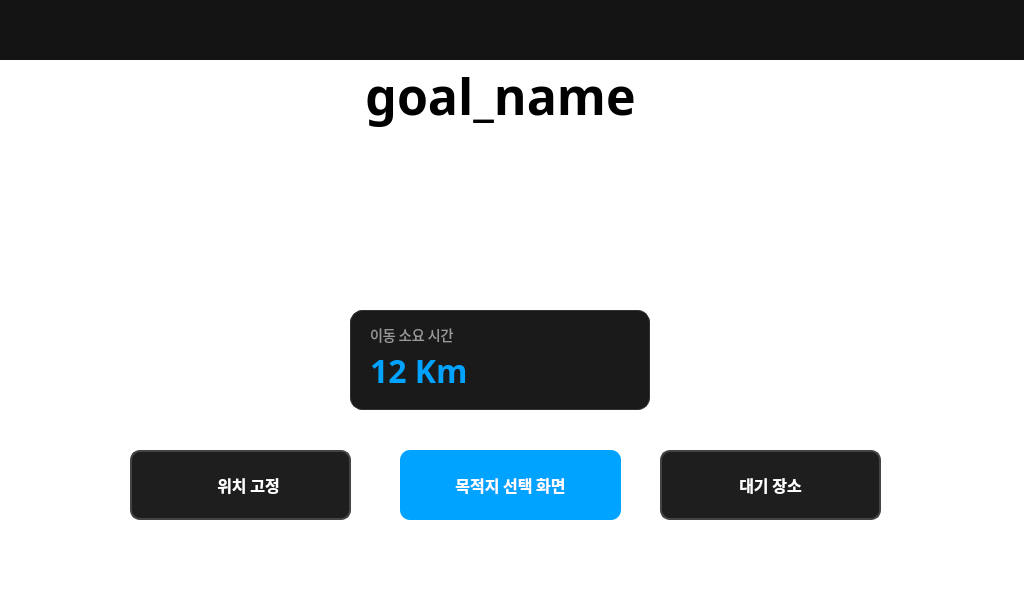
<?xml version="1.0" encoding="UTF-8"?>
<ui version="4.0">
 <class>ArriveView</class>
 <widget class="QWidget" name="ArriveView">
  <property name="geometry">
   <rect>
    <x>0</x>
    <y>0</y>
    <width>1024</width>
    <height>600</height>
   </rect>
  </property>
  <property name="windowTitle">
   <string>Dentium</string>
  </property>
  <property name="styleSheet">
   <string notr="true">background-color: #141414;</string>
  </property>
  <layout class="QVBoxLayout" name="verticalLayout">
   <property name="spacing">
    <number>0</number>
   </property>
   <property name="leftMargin">
    <number>0</number>
   </property>
   <property name="topMargin">
    <number>0</number>
   </property>
   <property name="rightMargin">
    <number>0</number>
   </property>
   <property name="bottomMargin">
    <number>0</number>
   </property>
   <item>
    <widget class="QWidget" name="status_bar_placeholder" native="true">
     <property name="minimumSize">
      <size>
       <width>0</width>
       <height>60</height>
      </size>
     </property>
     <property name="maximumSize">
      <size>
       <width>16777215</width>
       <height>60</height>
      </size>
     </property>
    </widget>
   </item>
   <item>
    <widget class="QWidget" name="content_widget" native="true">
     <property name="styleSheet">
      <string notr="true">background-color: white;</string>
     </property>
     <widget class="QPushButton" name="fix_location_button">
      <property name="geometry">
       <rect>
        <x>130</x>
        <y>390</y>
        <width>221</width>
        <height>70</height>
       </rect>
      </property>
      <property name="minimumSize">
       <size>
        <width>200</width>
        <height>50</height>
       </size>
      </property>
      <property name="font">
       <font>
        <family>Noto Sans KR Black</family>
        <pointsize>-1</pointsize>
        <weight>62</weight>
        <bold>true</bold>
       </font>
      </property>
      <property name="styleSheet">
       <string notr="true">QPushButton {
    background-color: #1e1e1e;
    color: white;
    font-size: 16px;
    font-weight: 500;
    border-radius: 10px;
    border: 2px solid #444444;
	padding-left: 16px;
    font-family: &quot;Noto Sans KR Black&quot;;
}

QPushButton:hover {
    background-color: #333333;
    border: 2px solid #666666;
}

QPushButton:pressed {
    background-color: #2a2a2a;
}</string>
      </property>
      <property name="text">
       <string>위치 고정</string>
      </property>
     </widget>
     <widget class="QPushButton" name="waiting_location_button">
      <property name="geometry">
       <rect>
        <x>660</x>
        <y>390</y>
        <width>221</width>
        <height>70</height>
       </rect>
      </property>
      <property name="minimumSize">
       <size>
        <width>200</width>
        <height>50</height>
       </size>
      </property>
      <property name="font">
       <font>
        <family>Noto Sans KR Black</family>
        <pointsize>-1</pointsize>
        <weight>62</weight>
        <bold>true</bold>
       </font>
      </property>
      <property name="styleSheet">
       <string notr="true">QPushButton {
    background-color: #1e1e1e;
    color: white;
    font-size: 16px;
    font-weight: 500;
    border-radius: 10px;
    border: 2px solid #444444;
    font-family: &quot;Noto Sans KR Black&quot;;
}

QPushButton:hover {
    background-color: #333333;
    border: 2px solid #666666;
}

QPushButton:pressed {
    background-color: #2a2a2a;
}</string>
      </property>
      <property name="text">
       <string>대기 장소</string>
      </property>
     </widget>
     <widget class="QLabel" name="goal_name_label">
      <property name="geometry">
       <rect>
        <x>280</x>
        <y>-30</y>
        <width>441</width>
        <height>131</height>
       </rect>
      </property>
      <property name="font">
       <font>
        <family>Noto Sans KR Black</family>
        <pointsize>-1</pointsize>
        <weight>75</weight>
        <bold>true</bold>
       </font>
      </property>
      <property name="styleSheet">
       <string notr="true">QLabel {
    color: black;
    font-size: 50px;
    font-weight: 600;
    font-family: &quot;Noto Sans KR Black&quot;;
    background-color: transparent;
}</string>
      </property>
      <property name="text">
       <string>goal_name</string>
      </property>
      <property name="alignment">
       <set>Qt::AlignCenter</set>
      </property>
     </widget>
     <widget class="QPushButton" name="locate_select_button">
      <property name="geometry">
       <rect>
        <x>400</x>
        <y>390</y>
        <width>221</width>
        <height>70</height>
       </rect>
      </property>
      <property name="minimumSize">
       <size>
        <width>200</width>
        <height>50</height>
       </size>
      </property>
      <property name="font">
       <font>
        <family>Noto Sans KR Black</family>
        <pointsize>-1</pointsize>
        <weight>62</weight>
        <bold>true</bold>
       </font>
      </property>
      <property name="styleSheet">
       <string notr="true">QPushButton {
    background-color: #00A3FF;
    color: white;
    font-size: 16px;
    font-weight: 500;
    border-radius: 10px;
    border: none;
    font-family: &quot;Noto Sans KR Black&quot;;
}

QPushButton:hover {
    background-color: #33B5FF;
}

QPushButton:pressed {
    background-color: #0080DD;
}</string>
      </property>
      <property name="text">
       <string>목적지 선택 화면</string>
      </property>
     </widget>
     <widget class="QFrame" name="info_card_2">
      <property name="geometry">
       <rect>
        <x>350</x>
        <y>250</y>
        <width>300</width>
        <height>100</height>
       </rect>
      </property>
      <property name="styleSheet">
       <string notr="true">QFrame {
    background-color: #1a1a1a;
    border-radius: 12px;
    border: 1px solid #333333;
}</string>
      </property>
      <property name="frameShape">
       <enum>QFrame::StyledPanel</enum>
      </property>
      <property name="frameShadow">
       <enum>QFrame::Raised</enum>
      </property>
      <widget class="QLabel" name="travel_time_title_label">
       <property name="geometry">
        <rect>
         <x>20</x>
         <y>15</y>
         <width>141</width>
         <height>20</height>
        </rect>
       </property>
       <property name="font">
        <font>
         <family>Noto Sans KR Black</family>
         <pointsize>-1</pointsize>
        </font>
       </property>
       <property name="styleSheet">
        <string notr="true">QLabel {
    color: #999999;
    font-size: 14px;
    font-family: &quot;Noto Sans KR Black&quot;;
    background-color: transparent;
    border: none;
}</string>
       </property>
       <property name="text">
        <string>이동 소요 시간</string>
       </property>
      </widget>
      <widget class="QLabel" name="travel_time_label">
       <property name="geometry">
        <rect>
         <x>20</x>
         <y>40</y>
         <width>261</width>
         <height>41</height>
        </rect>
       </property>
       <property name="font">
        <font>
         <family>Noto Sans KR Black</family>
         <pointsize>-1</pointsize>
         <weight>75</weight>
         <bold>true</bold>
        </font>
       </property>
       <property name="styleSheet">
        <string notr="true">QLabel {
    color: #00A3FF;
    font-size: 32px;
    font-weight: 600;
    font-family: &quot;Noto Sans KR Black&quot;;
    background-color: transparent;
    border: none;
}</string>
       </property>
       <property name="text">
        <string>12 Km</string>
       </property>
      </widget>
     </widget>
     <widget class="QLabel" name="label">
      <property name="geometry">
       <rect>
        <x>210</x>
        <y>100</y>
        <width>101</width>
        <height>111</height>
       </rect>
      </property>
      <property name="styleSheet">
       <string notr="true">QLabel {
    background-image: url(:/file/Arrive/robot_100.png);
    background-repeat: no-repeat;
    background-position: center;
}
</string>
      </property>
      <property name="text">
       <string/>
      </property>
     </widget>
     <widget class="QLabel" name="label_2">
      <property name="geometry">
       <rect>
        <x>320</x>
        <y>190</y>
        <width>341</width>
        <height>31</height>
       </rect>
      </property>
      <property name="styleSheet">
       <string notr="true">QLabel {
    background-image: url(:/file/Arrive/longline.png);
    background-repeat: no-repeat;
    background-position: center;
}
</string>
      </property>
      <property name="text">
       <string/>
      </property>
     </widget>
     <widget class="QLabel" name="label_3">
      <property name="geometry">
       <rect>
        <x>690</x>
        <y>90</y>
        <width>101</width>
        <height>111</height>
       </rect>
      </property>
      <property name="styleSheet">
       <string notr="true">QLabel {
    background-image: url(:/file/Arrive/marker_100.png);
    background-repeat: no-repeat;
    background-position: center;
}
</string>
      </property>
      <property name="text">
       <string/>
      </property>
     </widget>
    </widget>
   </item>
  </layout>
 </widget>
 <resources>
  <include location="../resources/res.qrc"/>
 </resources>
 <connections/>
</ui>
